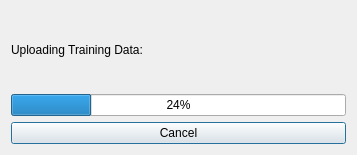
<?xml version="1.0" encoding="UTF-8"?>
<ui version="4.0">
 <class>uploadTrainingDataDialog</class>
 <widget class="QDialog" name="uploadTrainingDataDialog">
  <property name="geometry">
   <rect>
    <x>0</x>
    <y>0</y>
    <width>357</width>
    <height>155</height>
   </rect>
  </property>
  <property name="windowTitle">
   <string>Dialog</string>
  </property>
  <layout class="QVBoxLayout" name="verticalLayout">
   <item>
    <widget class="QLabel" name="label">
     <property name="text">
      <string>Uploading Training Data:</string>
     </property>
    </widget>
   </item>
   <item>
    <widget class="QProgressBar" name="progressBar">
     <property name="value">
      <number>24</number>
     </property>
    </widget>
   </item>
   <item>
    <widget class="QPushButton" name="pushButton">
     <property name="text">
      <string>Cancel</string>
     </property>
    </widget>
   </item>
  </layout>
 </widget>
 <resources/>
 <connections/>
</ui>
